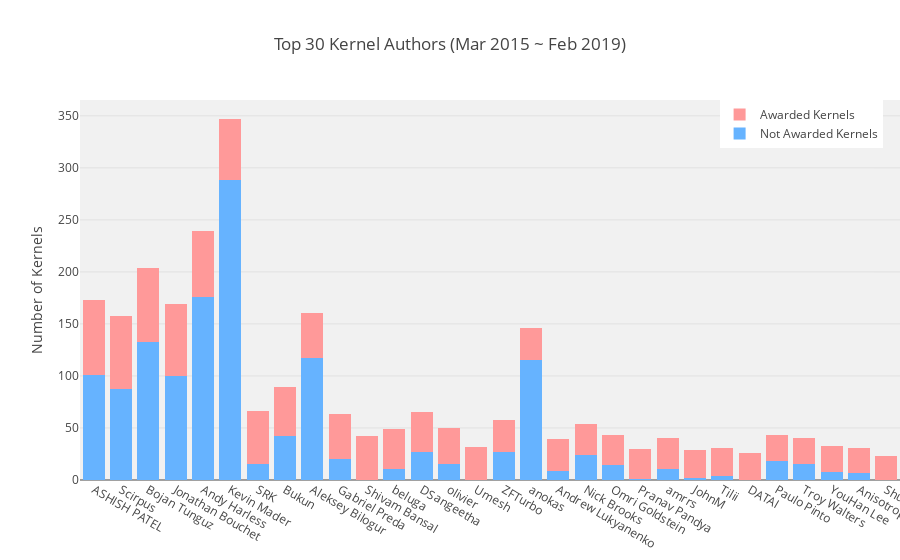

Notebook code for this chart:
### Markdown cell above
After seeing the last graph, one might think that those authors are ***Super Humans*** ! However, the **DATA** says that it's the product of **<span style="color: red">HARDWORK</span>** and **<span style="color: red">PASSION</span>**!

The following graph illustrates the proportion of Awarded & Not Awarded Kernels for each of the Top Authors :

### Code cell
fig = {
    'data': [
        {
            'type': 'bar',
            'y': top['NotAwarded'].values,
            'x': top['DisplayName'].values,
            'name': 'Not Awarded Kernels',
            'marker': {'color': kernel_colors[1]}
        },{
            'type': 'bar',
            'y': top['Awarded'].values,
            'x': top['DisplayName'].values,
            'name': 'Awarded Kernels',
            'marker': {'color': kernel_colors[0]}
        }
    ], 'layout': {
        'title': f'Top {n} Kernel Authors ({range_dates_str})',
        'barmode': 'stack',
        'yaxis': {'title': 'Number of Kernels'},
        'legend': {'x': 0.78, 'y': 1},
        'plot_bgcolor': PLOT_BG_COLOR,
        'margin': {'r': 0}
    }
}

iplot(fig)

### Figure 1 — Plotly figure (JSON) as saved in the notebook; plotly's stock layout.template omitted (floating-point values rounded to 4 significant figures)
{"data": [{"marker": {"color": "#66B3FF"}, "name": "Not Awarded Kernels", "type": "bar", "uid": "7e0922f8-9e9a-48ce-8b16-a4f8d8522d7d", "x": ["ASHISH PATEL", "Scirpus", "Bojan Tunguz", "Jonathan Bouchet", "Andy Harless", "Kevin Mader", "SRK", "Bukun", "Aleksey Bilogur", "Gabriel Preda", "Shivam Bansal", "beluga", "DSangeetha", "olivier", "Umesh", "ZFTurbo", "anokas", "Andrew Lukyanenko", "Nick Brooks", "Omri Goldstein", "Pranav Pandya", "amrrs", "JohnM", "Tilii", "DATAI", "Paulo Pinto", "Troy Walters", "YouHan Lee", "Anisotropic", "Shujian L."], "y": [101, 87, 133, 100, 176, 288, 15, 42, 117, 20, 0, 11, 27, 15, 0, 27, 115, 9, 24, 14, 1, 11, 2, 4, 0, 18, 15, 8, 7, 0]}, {"marker": {"color": "#FF9999"}, "name": "Awarded Kernels", "type": "bar", "uid": "1b0c4fdc-e216-4541-9c44-646c06bf9310", "x": ["ASHISH PATEL", "Scirpus", "Bojan Tunguz", "Jonathan Bouchet", "Andy Harless", "Kevin Mader", "SRK", "Bukun", "Aleksey Bilogur", "Gabriel Preda", "Shivam Bansal", "beluga", "DSangeetha", "olivier", "Umesh", "ZFTurbo", "anokas", "Andrew Lukyanenko", "Nick Brooks", "Omri Goldstein", "Pranav Pandya", "amrrs", "JohnM", "Tilii", "DATAI", "Paulo Pinto", "Troy Walters", "YouHan Lee", "Anisotropic", "Shujian L."], "y": [72, 71, 71, 69, 63, 59, 51, 47, 44, 43, 42, 38, 38, 35, 32, 31, 31, 30, 30, 29, 29, 29, 27, 27, 26, 25, 25, 25, 24, 23]}], "layout": {"barmode": "stack", "legend": {"x": 0.78, "y": 1}, "margin": {"r": 0}, "plot_bgcolor": "#f1f1f1", "title": {"text": "Top 30 Kernel Authors (Mar 2015 ~ Feb 2019)"}, "yaxis": {"title": {"text": "Number of Kernels"}}}}
